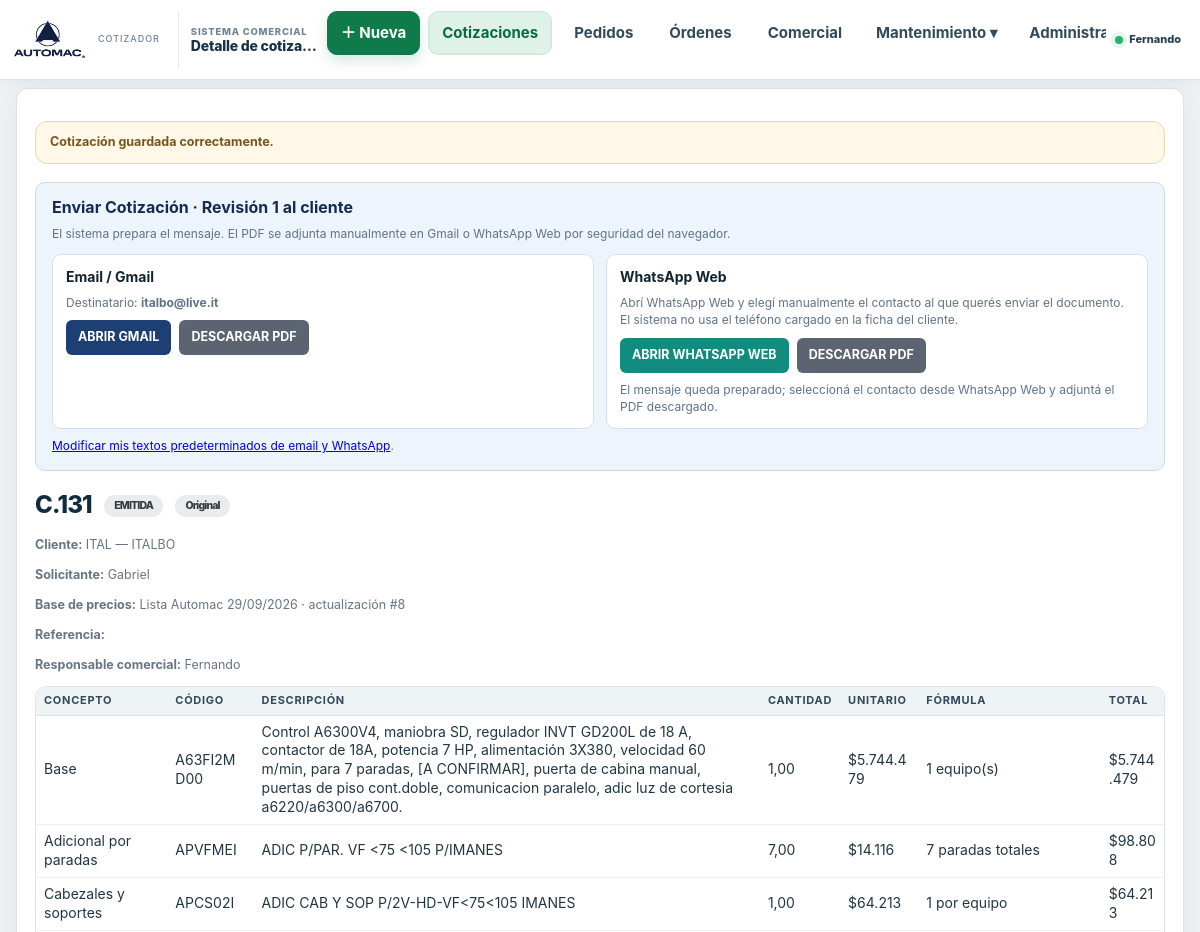
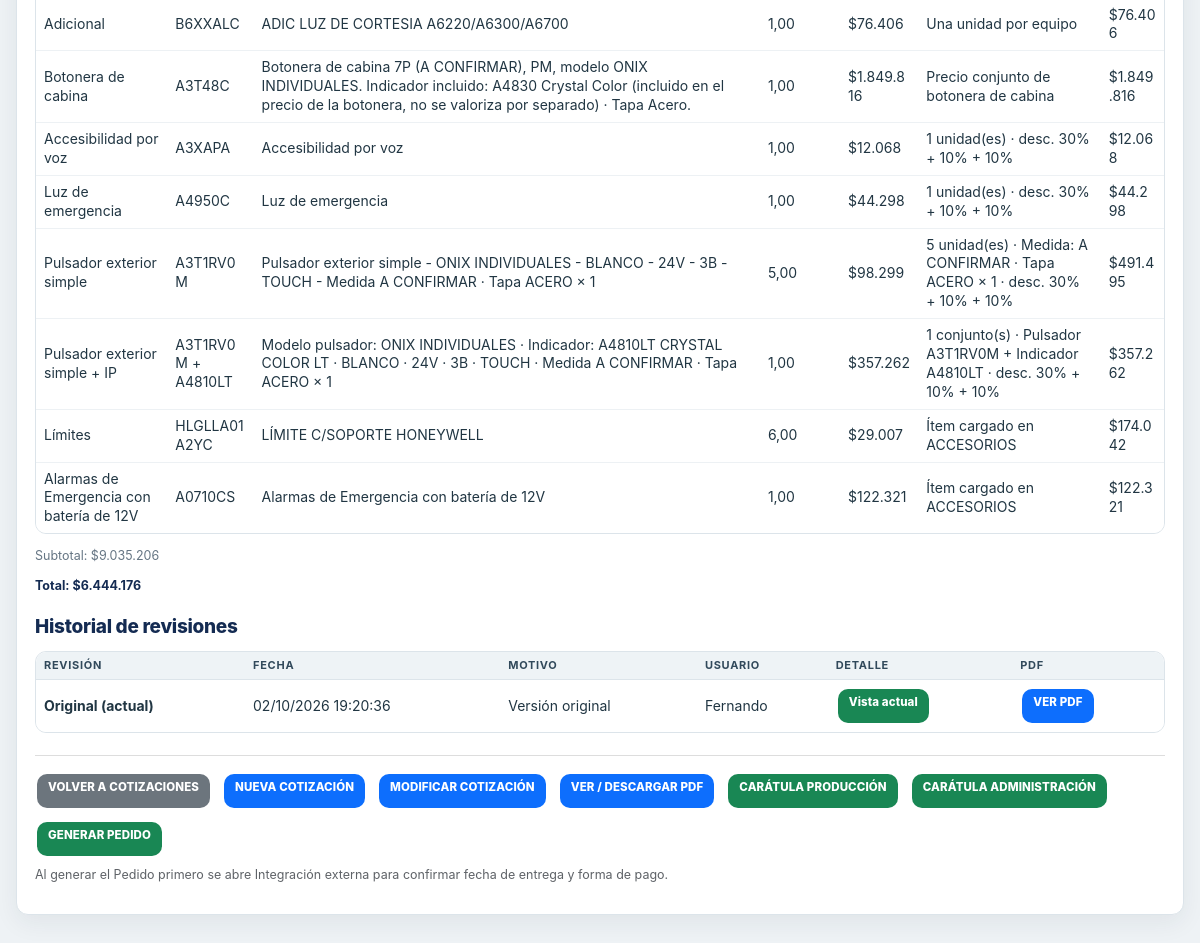
The page /ver_cotizacion.php?id=196 (signed in) on the database its author committed (2 pictures, top to bottom).
### tables this page shows
CREATE TABLE `cotizaciones` (
  `cotizacion_id` bigint(20) UNSIGNED NOT NULL,
  `cotizacion_numero` varchar(30) DEFAULT NULL,
  `cotizacion_tipo` enum('CONTROL','SUMINISTROS') NOT NULL DEFAULT 'CONTROL',
  `cliente_id` int(10) UNSIGNED NOT NULL,
  `lista_id` int(10) UNSIGNED NOT NULL,
  `lista_nombre` varchar(150) NOT NULL,
  `lista_fecha` date DEFAULT NULL,
  `lista_valor_dolar` decimal(14,4) DEFAULT NULL,
  `referencia` varchar(150) DEFAULT NULL,
  `estado` enum('BORRADOR','EMITIDA','ACEPTADA','RECHAZADA','VENCIDA','ANULADA') NOT NULL DEFAULT 'EMITIDA',
  `anulacion_fecha` datetime DEFAULT NULL,
  `anulacion_motivo` varchar(500) DEFAULT NULL,
  `anulacion_usuario` varchar(100) DEFAULT NULL,
  `anulacion_usuario_id` int(10) UNSIGNED DEFAULT NULL,
  `revision` int(10) UNSIGNED NOT NULL DEFAULT 1,
  `subtotal` decimal(18,4) NOT NULL,
  `descuento_1` decimal(8,4) NOT NULL DEFAULT 0.0000,
  `descuento_2` decimal(8,4) NOT NULL DEFAULT 0.0000,
  `descuento_3` decimal(8,4) NOT NULL DEFAULT 0.0000,
  `total` decimal(18,4) NOT NULL,
  `datos_formulario` longtext DEFAULT NULL,
  `fecha_creacion` datetime NOT NULL DEFAULT current_timestamp(),
  `usuario` varchar(100) DEFAULT NULL,
  `usuario_id` int(10) UNSIGNED DEFAULT NULL,
  `pdf_archivo` varchar(255) DEFAULT NULL,
  `pdf_fecha` datetime DEFAULT NULL
);

CREATE TABLE `clientes` (
  `clientes_id` int(10) UNSIGNED NOT NULL,
  `clientes_origen_id` int(11) DEFAULT NULL,
  `clientes_codigo` varchar(30) NOT NULL,
  `clientes_numero_bejerman` int(11) DEFAULT NULL,
  `clientes_nomfantasia` varchar(150) NOT NULL,
  `clientes_razonsocial` varchar(200) DEFAULT NULL,
  `clientes_provincia` varchar(100) DEFAULT NULL,
  `clientes_telefono` varchar(100) DEFAULT NULL,
  `clientes_celular` varchar(100) DEFAULT NULL,
  `clientes_emails` varchar(500) DEFAULT NULL,
  `clientes_contacto` varchar(150) DEFAULT NULL,
  `clientes_socio_cecaf_numero` varchar(30) DEFAULT NULL,
  `clientes_cecaf_ultima_actualizacion` datetime DEFAULT NULL,
  `clientes_categoria` int(10) UNSIGNED DEFAULT NULL,
  `clientes_nota` text DEFAULT NULL,
  `clientes_d1` decimal(5,2) NOT NULL DEFAULT 0.00,
  `clientes_d2` decimal(5,2) NOT NULL DEFAULT 0.00,
  `clientes_d3` decimal(5,2) NOT NULL DEFAULT 0.00,
  `clientes_habilitado` enum('SI','NO') NOT NULL DEFAULT 'SI',
  `clientes_fecha_creacion` datetime NOT NULL DEFAULT current_timestamp(),
  `clientes_fecha_modificacion` datetime NOT NULL DEFAULT current_timestamp() ON UPDATE current_timestamp()
);

CREATE TABLE `cotizaciones_detalle` (
  `detalle_id` bigint(20) UNSIGNED NOT NULL,
  `cotizacion_id` bigint(20) UNSIGNED NOT NULL,
  `orden_visual` int(11) NOT NULL DEFAULT 0,
  `modulo` enum('CONTROL','RESCATE','SENALIZACION','IEP','ACCESORIOS','REPUESTOS') NOT NULL DEFAULT 'CONTROL',
  `concepto` varchar(150) NOT NULL,
  `codigo` varchar(100) DEFAULT NULL,
  `descripcion` varchar(500) DEFAULT NULL,
  `cantidad` decimal(14,4) NOT NULL DEFAULT 0.0000,
  `precio_unitario` decimal(18,4) NOT NULL DEFAULT 0.0000,
  `formula_aplicada` varchar(500) DEFAULT NULL,
  `importe_total` decimal(18,4) NOT NULL DEFAULT 0.0000
);

### ver_cotizacion.php (the view, shortened to what the rows shown need)
<?php
include 'conexion.php';
require_once 'sistema_comercial.php';
$id = filter_input(INPUT_GET, 'id', FILTER_VALIDATE_INT);
$st = $conexion->prepare("SELECT c.*, cl.clientes_codigo, cl.clientes_nomfantasia, cl.clientes_emails, cl.clientes_telefono, COALESCE(u.usuario_nombre,c.usuario,'') AS ejecutado_por,
    (SELECT pedido_id FROM pedidos p WHERE p.cotizacion_id = c.cotizacion_id LIMIT 1) AS pedido_id,
    (SELECT pedido_numero FROM pedidos p WHERE p.cotizacion_id = c.cotizacion_id LIMIT 1) AS pedido_numero
    FROM cotizaciones c
    JOIN clientes cl ON cl.clientes_id = c.cliente_id
    LEFT JOIN usuarios u ON u.usuario_id = c.usuario_id
    LEFT JOIN listas_precios_importaciones l ON l.lista_id=c.lista_id
    WHERE c.cotizacion_id = ?");
$st->bind_param('i', $id);
$st->execute();
$c = $st->get_result()->fetch_assoc();
$fechaVersionActual = fechaVersionActualCotizacion($conexion, (int)$id, (string)($c['fecha_creacion'] ?? ''));
require_once __DIR__ . '/envio_documentos.php';
$st = $conexion->prepare('SELECT * FROM cotizaciones_detalle WHERE cotizacion_id = ? ORDER BY orden_visual');
$st->bind_param('i', $id);
$st->execute();
$rrDetalle = $st->get_result();
$detallesVista = array(); while ($filaDetalle = $rrDetalle->fetch_assoc()) $detallesVista[] = $filaDetalle;
$datosAgrupacion=json_decode((string)($c['datos_formulario']??''),true);if(!is_array($datosAgrupacion))$datosAgrupacion=array();
$solicitanteCliente=trim((string)($datosAgrupacion['solicitante_cliente']??''));
$detallesVista = agruparBotoneraCabinaPresentacion($detallesVista,$datosAgrupacion);
$numeroVisible = numeroDocumentoVisible((string)$c['cotizacion_numero']);
$envioDoc = envioDocPreparar($conexion, array(
    'tipo' => 'cotizacion',
    'numero' => $numeroVisible,
    'revision' => (int)($c['revision'] ?? 0),
    'cliente_id' => (int)($c['cliente_id'] ?? 0),
    'cliente' => trim((string)($c['clientes_nomfantasia'] ?? $c['clientes_codigo'] ?? '')),
    'email' => trim((string)($c['clientes_emails'] ?? '')),
    'telefono' => trim((string)($c['clientes_telefono'] ?? '')),
    'referencia' => trim((string)($c['referencia'] ?? '')),
    'usuario' => trim((string)($_SESSION['usuario_nombre'] ?? '')),
    'pdf_url' => 'descargar_pdf_cotizacion.php?id=' . (int)$id
));
?>
<!doctype html>
<html lang="es">
<head>
</head>
<body>
<div class="caja">
<?php require __DIR__ . '/menu.php'; ?>
<?php if(($c['estado']??'')==='ANULADA'): ?><div class="aviso" style="background:#f8d7da;border-color:#f1aeb5;color:#842029"><strong>Cotización anulada.</strong><?php if(!empty($c['anulacion_motivo'])): ?> Motivo: <?= htmlspecialchars($c['anulacion_motivo']) ?><?php endif; ?></div><?php else: ?><div class="aviso">Cotización guardada correctamente.</div><?php endif; ?>
<?php envioDocRender($envioDoc); ?>
<h1>
    <?= htmlspecialchars(numeroDocumentoVisible($c['cotizacion_numero'])) ?>
    <span class="estado"><?= htmlspecialchars($c['estado']) ?></span> <span class="estado"><?= htmlspecialchars(etiquetaVersionCotizacion((int)$c['revision'])) ?></span>
</h1>
<p><b>Cliente:</b> <?= htmlspecialchars($c['clientes_codigo'] . ' — ' . $c['clientes_nomfantasia']) ?></p>
<p><b>Solicitante:</b> <?= htmlspecialchars($solicitanteCliente !== '' ? $solicitanteCliente : '—') ?></p>
<p><b>Base de precios:</b> <?= htmlspecialchars(descripcionBaseBejerman($c)) ?></p>
<p><b>Referencia:</b> <?= htmlspecialchars($c['referencia']) ?></p>
<p><b>Responsable comercial:</b> <?= htmlspecialchars($c['ejecutado_por'] ?: '—') ?></p>
<table>
<tr><th>Concepto</th><th>Código</th><th>Descripción</th><th>Cantidad</th><th>Unitario</th><th>Fórmula</th><th>Total</th></tr>
<?php foreach ($detallesVista as $x): ?>
<tr>
    <td><?= htmlspecialchars($x['concepto']) ?></td>
    <td><?= htmlspecialchars($x['codigo']) ?></td>
    <td><?= htmlspecialchars($x['descripcion']) ?></td>
    <td><?= number_format($x['cantidad'], 2, ',', '.') ?></td>
    <td>$<?= number_format(ceil((float)$x['precio_unitario']), 0, ',', '.') ?></td>
    <td><?= htmlspecialchars($x['formula_aplicada']) ?></td>
    <td>$<?= number_format(ceil((float)$x['importe_total']), 0, ',', '.') ?></td>
</tr>
<?php endforeach; ?>
</table>
<p>Subtotal: $<?= number_format(ceil((float)$c['subtotal']), 0, ',', '.') ?></p>
<p class="total"><b>Total: $<?= number_format(ceil((float)$c['total']), 0, ',', '.') ?></b></p>
<h2 style="margin-top:28px">Historial de revisiones</h2>
<table>
<tr><th>Revisión</th><th>Fecha</th><th>Motivo</th><th>Usuario</th><th>Detalle</th><th>PDF</th></tr>
<tr><td><strong><?= htmlspecialchars(etiquetaVersionCotizacion((int)$c['revision'])) ?> (actual)</strong></td><td><?= htmlspecialchars(fechaHoraAr($fechaVersionActual)) ?></td><td><?= nl2br(htmlspecialchars(motivoVersionCotizacion($conexion,(int)$id,(int)$c['revision']))) ?></td><td><?= htmlspecialchars($c['ejecutado_por'] ?: '—') ?></td><td><span class="btn btn-verde">Vista actual</span></td><td><a class="btn btn-azul" href="generar_pdf_cotizacion.php?id=<?= $id ?>" target="_blank">VER PDF</a></td></tr>
</table>
<div class="acciones">
    <a class="btn btn-gris" href="cotizaciones.php">VOLVER A COTIZACIONES</a>
    <a class="btn btn-azul" href="index.php?nueva=1">NUEVA COTIZACIÓN</a>
    <?php if (empty($c['pedido_id'])): ?><a class="btn btn-azul" href="index.php?editar_cotizacion=<?= $id ?>">MODIFICAR COTIZACIÓN</a><?php endif; ?>
    <a class="btn btn-azul" href="generar_pdf_cotizacion.php?id=<?= $id ?>" target="_blank">VER / DESCARGAR PDF</a>
    <?php if ((int)($c['revision'] ?? 0) > 0): ?>
        <a class="btn btn-verde" href="generar_caratula_modificacion_cotizacion.php?id=<?= $id ?>&destino=produccion" target="_blank">CARÁTULA PRODUCCIÓN</a>
        <a class="btn btn-verde" href="generar_caratula_modificacion_cotizacion.php?id=<?= $id ?>&destino=administracion" target="_blank">CARÁTULA ADMINISTRACIÓN</a>
    <?php endif; ?>
    <?php if (empty($c['pedido_id'])): ?>
        <a class="btn btn-verde" href="crear_pedido.php?cotizacion_id=<?= $id ?>">GENERAR PEDIDO</a>
    <?php else: ?>
        <a class="btn btn-verde" href="ver_pedido.php?id=<?= (int)$c['pedido_id'] ?>">VER PEDIDO <?= htmlspecialchars(numeroDocumentoVisible($c['pedido_numero'])) ?></a>
    <?php endif; ?>
</div>
<p class="nota">Al generar el Pedido primero se abre Integración externa para confirmar fecha de entrega y forma de pago.</p>
</div>
</body>
</html>

### envio_documentos.php (shortened to what the rows shown need)
<?php
function envioDocEsc($v): string { return htmlspecialchars((string)$v, ENT_QUOTES, 'UTF-8'); }
function envioDocTipoLabel(string $tipo): string
{
    return strtolower($tipo) === 'pedido' ? 'pedido' : 'cotización';
}
function envioDocRender(array $doc): void
{
    $tipoLabel = ucfirst(envioDocTipoLabel((string)($doc['tipo'] ?? 'cotizacion')));
    $revision = (int)($doc['revision'] ?? 0);
    $esRevision = $revision > 0;
    ?>
    <section class="envio-doc">
      <h3>Enviar <?= envioDocEsc($tipoLabel) ?><?= $esRevision ? ' · Revisión ' . $revision : '' ?> al cliente</h3>
      <div class="envio-mini">El sistema prepara el mensaje. El PDF se adjunta manualmente en Gmail o WhatsApp Web por seguridad del navegador.</div>
      <div class="envio-grid">
        <div class="envio-canal">
          <?php if (!empty($doc['email_valido'])): ?>
            <div class="envio-mini">Destinatario: <b><?= envioDocEsc($doc['email_destino']) ?></b></div>
            <div class="envio-acciones">
              <a class="envio-btn envio-mail-btn" href="<?= envioDocEsc($doc['gmail_url']) ?>" target="_blank" rel="noopener">ABRIR GMAIL</a>
              <?php if (!empty($doc['pdf_url'])): ?><a class="envio-btn envio-pdf-btn" href="<?= envioDocEsc($doc['pdf_url']) ?>">DESCARGAR PDF</a><?php endif; ?>
            </div>
          <?php endif; ?>
        </div>
        <div class="envio-canal">
        </div>
      </div>
      <div class="envio-mini"><a href="mis_preferencias.php">Modificar mis textos predeterminados de email y WhatsApp</a>.</div>
    </section>
    <?php
}

### rows shown on the page
cotizaciones: revision "1", cliente.clientes_emails "italbo@live.it", cotizacion_numero "C.131", estado "EMITIDA", revision "Original", cliente.clientes_nomfantasia "ITAL — ITALBO", descripcionBaseBejerman($c) "Lista Automac 29/09/2026 · actualización #8", subtotal "9.035.206", total "6.444.176", revision "Versión original"
cotizaciones_detalle: concepto "Base", codigo "A63FI2MD00", descripcion "Control A6300V4, maniobra SD, regulador INVT GD200L de 18 A, contactor de 18A, potencia 7 HP, alimentación 3X380, velocidad 60 m/min, para 7 paradas, [A CONFIRMAR], puerta de cabina manual, puertas de piso cont.doble, comunicacion paralelo, adic luz de cortesia a6220/a6300/a6700.", cantidad "1,00", precio_unitario "5.744.479", formula_aplicada "1 equipo(s)", importe_total "5.744.479"
cotizaciones_detalle: concepto "Adicional por paradas", codigo "APVFMEI", descripcion "ADIC P/PAR. VF <75 <105 P/IMANES", cantidad "7,00", precio_unitario "14.116", formula_aplicada "7 paradas totales", importe_total "98.808"
cotizaciones_detalle: concepto "Cabezales y soportes", codigo "APCS02I", descripcion "ADIC CAB Y SOP P/2V-HD-VF<75<105 IMANES", cantidad "1,00", precio_unitario "64.213", formula_aplicada "1 por equipo", importe_total "64.213"
cotizaciones_detalle: concepto "Adicional", codigo "B6XXALC", descripcion "ADIC LUZ DE CORTESIA A6220/A6300/A6700", cantidad "1,00", precio_unitario "76.406", formula_aplicada "Una unidad por equipo", importe_total "76.406"
cotizaciones_detalle: concepto "Accesibilidad por voz", codigo "A3XAPA", descripcion "Accesibilidad por voz", cantidad "1,00", precio_unitario "12.068", formula_aplicada "1 unidad(es) · desc. 30% + 10% + 10%", importe_total "12.068"
cotizaciones_detalle: concepto "Luz de emergencia", codigo "A4950C", descripcion "Luz de emergencia", cantidad "1,00", precio_unitario "44.298", formula_aplicada "1 unidad(es) · desc. 30% + 10% + 10%", importe_total "44.298"
cotizaciones_detalle: concepto "Pulsador exterior simple", codigo "A3T1RV0M", descripcion "Pulsador exterior simple - ONIX INDIVIDUALES - BLANCO - 24V - 3B - TOUCH - Medida A CONFIRMAR · Tapa ACERO × 1", cantidad "5,00", precio_unitario "98.299", formula_aplicada "5 unidad(es) · Medida: A CONFIRMAR · Tapa ACERO × 1 · desc. 30% + 10% + 10%", importe_total "491.495"
cotizaciones_detalle: concepto "Pulsador exterior simple + IP", codigo "A3T1RV0M + A4810LT", descripcion "Modelo pulsador: ONIX INDIVIDUALES · Indicador: A4810LT CRYSTAL COLOR LT · BLANCO · 24V · 3B · TOUCH · Medida A CONFIRMAR · Tapa ACERO × 1", cantidad "1,00", precio_unitario "357.262", formula_aplicada "1 conjunto(s) · Pulsador A3T1RV0M + Indicador A4810LT · desc. 30% + 10% + 10%", importe_total "357.262"
cotizaciones_detalle: concepto "Límites", codigo "HLGLLA01A2YC", descripcion "LÍMITE C/SOPORTE HONEYWELL", cantidad "6,00", precio_unitario "29.007", formula_aplicada "Ítem cargado en ACCESORIOS", importe_total "174.042"
cotizaciones_detalle: concepto "Alarmas de Emergencia con batería de 12V", codigo "A0710CS", descripcion "Alarmas de Emergencia con batería de 12V", cantidad "1,00", precio_unitario "122.321", formula_aplicada "Ítem cargado en ACCESORIOS", importe_total "122.321"

### other values the page prints
$tituloPaginaMenu "Detalle de cotiza…"
$nombreUsuarioMenu "Fernando"
envioDocEsc($tipoLabel) "Cotización"
$solicitanteCliente !== '' ? $solicitanteCliente : '—' "Gabriel"
$c['ejecutado_por'] ?: '—' "Fernando"
$x['concepto'] "Botonera de cabina"
$x['codigo'] "A3T48C"
$x['descripcion'] "Botonera de cabina 7P (A CONFIRMAR), PM, modelo ONIX INDIVIDUALES. Indicador incluido: A4830 Crystal Color (incluido en el precio de la botonera, no se valoriza por separado) · Tapa Acero."
$x['cantidad'] "1,00"
ceil((float)$x['precio_unitario']) "1.849.816"
$x['formula_aplicada'] "Precio conjunto de botonera de cabina"
ceil((float)$x['importe_total']) "1.849.816"
fechaHoraAr($fechaVersionActual) "02/10/2026 19:20:36"
